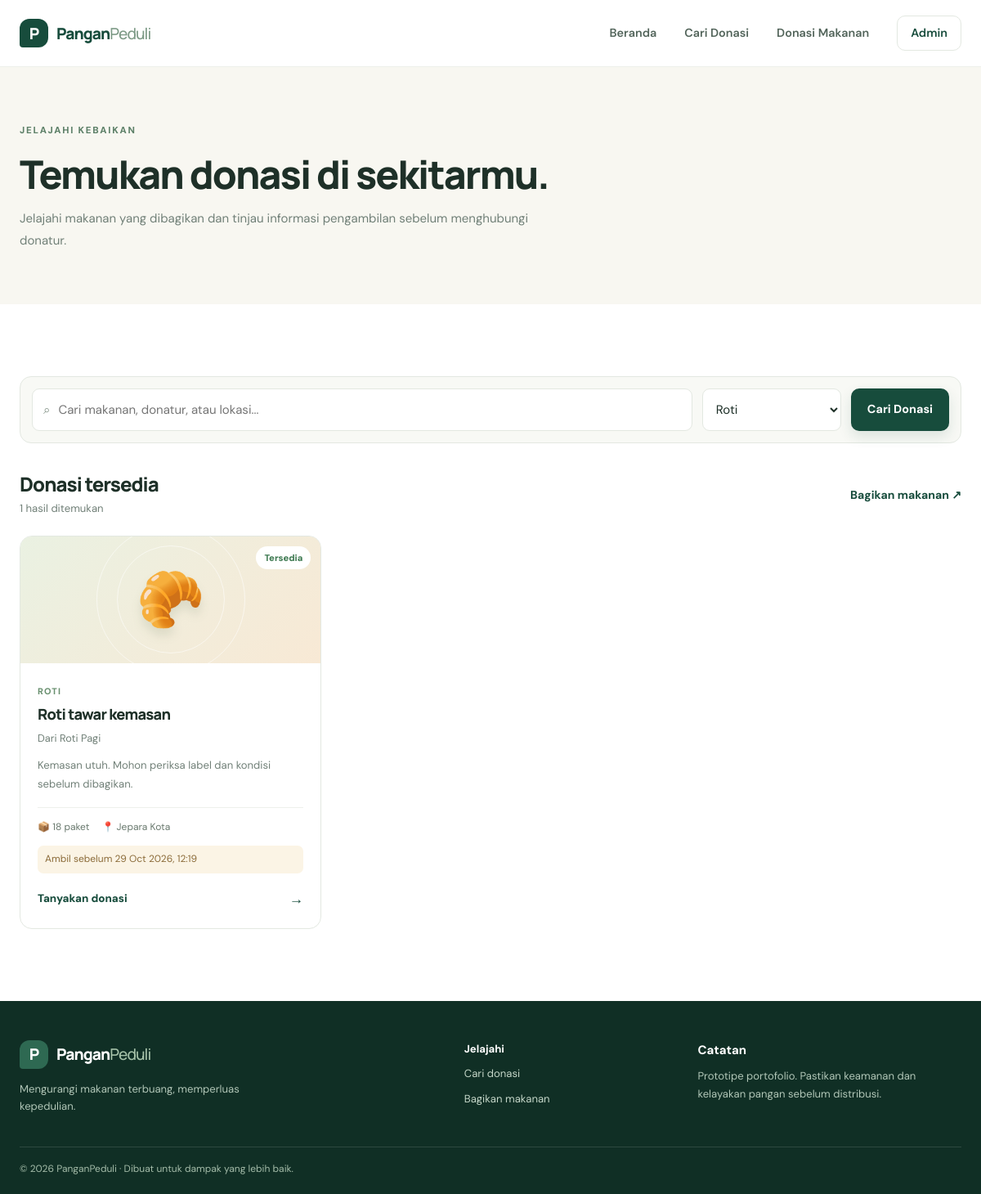
The app's page /donasi.php?kategori=Roti with its own data.
### tables this page shows
CREATE TABLE donations (
  id INT UNSIGNED AUTO_INCREMENT PRIMARY KEY,
  donor_name VARCHAR(100) NOT NULL,
  email VARCHAR(190) NOT NULL,
  title VARCHAR(120) NOT NULL,
  category ENUM('Buah','Sayuran','Roti','Makanan Siap Saji','Bahan Pokok','Lainnya') NOT NULL,
  quantity INT UNSIGNED NOT NULL,
  unit ENUM('porsi','paket','kg','buah','kotak','bungkus') NOT NULL DEFAULT 'porsi',
  location VARCHAR(180) NOT NULL,
  expiry_at DATETIME NOT NULL,
  description VARCHAR(1200) DEFAULT NULL,
  status ENUM('Tersedia','Dipesan','Diambil','Selesai','Ditolak') NOT NULL DEFAULT 'Tersedia',
  created_at TIMESTAMP DEFAULT CURRENT_TIMESTAMP,
  INDEX idx_status_expiry (status, expiry_at),
  INDEX idx_category (category),
  INDEX idx_created_at (created_at)
);

### includes/functions.php (called while the page is built, shortened)
<?php
function e(?string $value): string {
    return htmlspecialchars($value ?? '', ENT_QUOTES, 'UTF-8');
}

### donasi.php (the view, shortened to what this page needs)
<?php
require_once __DIR__ . '/config/database.php';
require_once __DIR__ . '/includes/functions.php';
$q = trim((string)($_GET['q'] ?? ''));
$category = trim((string)($_GET['kategori'] ?? ''));
$sql = "SELECT id, title, category, quantity, unit, location, expiry_at, donor_name, description FROM donations WHERE status='Tersedia' AND expiry_at > NOW()";
$params = [];
if ($category !== '') { $sql .= " AND category = :category"; $params['category'] = $category; }
$sql .= " ORDER BY created_at DESC";
$stmt = $pdo->prepare($sql); $stmt->execute($params); $donations = $stmt->fetchAll();
require __DIR__ . '/includes/header.php';
?>
<section class="page-hero"><div class="container"><span class="eyebrow">JELAJAHI KEBAIKAN</span><h1>Temukan donasi di sekitarmu.</h1><p>Jelajahi makanan yang dibagikan dan tinjau informasi pengambilan sebelum menghubungi donatur.</p></div></section>
<section class="section"><div class="container">
  <form class="filter-bar" method="get"><label class="search-field"><span>⌕</span><input type="search" name="q" value="<?= e($q) ?>" placeholder="Cari makanan, donatur, atau lokasi..."></label><select name="kategori" aria-label="Filter kategori"><option value="">Semua kategori</option><?php foreach (['Buah','Sayuran','Roti','Makanan Siap Saji','Bahan Pokok','Lainnya'] as $cat): ?><option value="<?= e($cat) ?>" <?= $category === $cat ? 'selected' : '' ?>><?= e($cat) ?></option><?php endforeach; ?></select><button class="btn btn-primary" type="submit">Cari Donasi</button></form>
  <div class="results-heading"><div><h2>Donasi tersedia</h2><p><?= count($donations) ?> hasil ditemukan</p></div><a class="text-link" href="buat-donasi.php">Bagikan makanan ↗</a></div>
  <?php if ($donations): ?><div class="donation-grid">
  <?php foreach ($donations as $item): ?>
    <article class="donation-card"><div class="food-card-art"><span><?= $item['category'] === 'Sayuran' ? '🥬' : ($item['category'] === 'Roti' ? '🥐' : ($item['category'] === 'Makanan Siap Saji' ? '🍱' : '🍎')) ?></span><span class="status-pill">Tersedia</span></div><div class="donation-body"><span class="category-label"><?= e($item['category']) ?></span><h3><?= e($item['title']) ?></h3><p class="donor-line">Dari <?= e($item['donor_name']) ?></p><p class="card-description"><?= e($item['description']) ?></p><div class="card-meta"><span>📦 <?= (int)$item['quantity'] . ' ' . e($item['unit']) ?></span><span>📍 <?= e($item['location']) ?></span></div><div class="expiry-note">Ambil sebelum <?= date('d M Y, H:i', strtotime($item['expiry_at'])) ?></div><a class="card-link" href="mailto:admin@panganpeduli.local?subject=Informasi%20donasi%20<?= rawurlencode($item['title']) ?>">Tanyakan donasi <span>→</span></a></div></article>
  <?php endforeach; ?></div><?php else: ?><div class="empty-state"><span>🔎</span><h3>Belum ada donasi yang cocok</h3><p>Coba kata kunci atau kategori lain, atau jadilah donatur pertama.</p><a class="btn btn-primary" href="buat-donasi.php">Buat Donasi</a></div><?php endif; ?>
</div></section>
<?php require __DIR__ . '/includes/footer.php'; ?>

### assets/css/style.css (style rules this page uses)
:root { --green:#174c3c;--green-dark:#10382d;--green-mid:#2f7159;--mint:#e9f2eb;--cream:#f8f7f1;--cream2:#f0eee5;--ink:#1e3028;--muted:#718078;--line:#e3e8e1;--white:#fff;--gold:#e3b765;--shadow:0 16px 42px rgba(26,61,45,.08) }
* { box-sizing:border-box }
html { scroll-behavior:smooth }
body { margin:0;background:#fff;color:var(--ink);font-family:'DM Sans',sans-serif;font-size:15px;line-height:1.65 }
h1,h2,h3 { font-family:Manrope,sans-serif;line-height:1.2;letter-spacing:-.04em;margin:0;color:var(--ink) }
h1 { font-size:clamp(2.5rem,5vw,4.45rem);font-weight:800 }
h2 { font-size:clamp(1.8rem,3vw,2.65rem);font-weight:800 }
h3 { font-size:1.14rem;font-weight:750 }
p { margin:0;color:var(--muted) }
a { color:inherit;text-decoration:none }
button,input,select,textarea { font:inherit }
.container { width:min(1160px,calc(100% - 48px));margin-inline:auto }
.eyebrow { display:inline-flex;align-items:center;gap:9px;color:#5d8068;font-size:.72rem;font-weight:800;letter-spacing:.15em }
.btn { display:inline-flex;align-items:center;justify-content:center;gap:14px;border:1px solid transparent;border-radius:10px;padding:13px 19px;font-size:.9rem;font-weight:700;cursor:pointer;transition:transform .2s,background .2s }
.btn-primary { background:var(--green);color:#fff;box-shadow:0 7px 16px #174c3c20 }
.section { padding:88px 0 }
.text-link { color:var(--green);font-weight:700;font-size:.88rem;white-space:nowrap }
.donation-grid { display:grid;grid-template-columns:repeat(3,minmax(0,1fr));gap:22px }
.donation-card { border:1px solid var(--line);border-radius:15px;overflow:hidden;background:#fff;transition:transform .2s,box-shadow .2s }
.food-card-art { height:155px;background:linear-gradient(135deg,#eaf1e2,#f8e9d5);display:grid;place-items:center;position:relative;overflow:hidden }
.food-card-art:before,.food-card-art:after { content:"";position:absolute;border:1px solid #fff8;border-radius:50%;width:180px;height:180px }
.food-card-art:after { width:130px;height:130px }
.food-card-art>span:first-child { font-size:4.2rem;z-index:1;filter:drop-shadow(0 9px 6px #314b241b) }
.food-card-art .status-pill { position:absolute;right:12px;top:12px;border-radius:30px;background:#fff;color:#3d7950;font-size:.7rem;font-weight:800;padding:5px 10px;z-index:2 }
.donation-body { padding:21px }
.category-label { color:#69906f;text-transform:uppercase;letter-spacing:.1em;font-size:.68rem;font-weight:800 }
.donation-body h3 { margin:7px 0 }
.donor-line { font-size:.8rem }
.card-description { font-size:.82rem;margin-top:12px;line-height:1.7 }
.card-meta { display:flex;flex-wrap:wrap;gap:9px 15px;margin-top:17px;padding-top:14px;border-top:1px solid #eef0eb;color:#69796e;font-size:.75rem }
.card-link { display:flex;justify-content:space-between;align-items:center;margin-top:17px;color:var(--green);font-size:.84rem;font-weight:800 }
.card-link span { font-size:1.1rem }
.expiry-note { font-size:.75rem;color:#8b6b39;background:#fbf4e5;border-radius:7px;padding:7px 9px;margin-top:12px }
.page-hero { background:var(--cream);padding:64px 0 }
.page-hero h1 { font-size:clamp(2.2rem,4vw,3.35rem);margin:13px 0 }
.page-hero p { max-width:660px;line-height:1.8 }
.filter-bar { display:flex;gap:12px;margin-bottom:36px;padding:14px;background:#f8f9f5;border:1px solid var(--line);border-radius:14px }
.search-field { display:flex;align-items:center;gap:10px;flex:1;background:#fff;border:1px solid var(--line);border-radius:9px;padding:0 13px;color:#809084 }
.search-field input { width:100%;border:0;outline:0;padding:12px 0;background:transparent }
.filter-bar select,.table-heading select { border:1px solid var(--line);border-radius:9px;padding:0 12px;background:#fff;color:var(--ink);min-width:170px }
.results-heading { display:flex;align-items:center;justify-content:space-between;margin-bottom:22px }
.results-heading h2 { font-size:1.5rem;margin-bottom:4px }
.results-heading p { font-size:.82rem }

### records on screen
donations: category "ROTI", title "Roti tawar kemasan", donor_name "Roti Pagi", description "Kemasan utuh. Mohon periksa label dan kondisi sebelum dibagikan.", quantity "18", unit "paket", location "Jepara Kota", expiry_at "29 Oct 2026, 12:19"

### other values on screen
count($donations) "1"
form field kategori "Roti"
